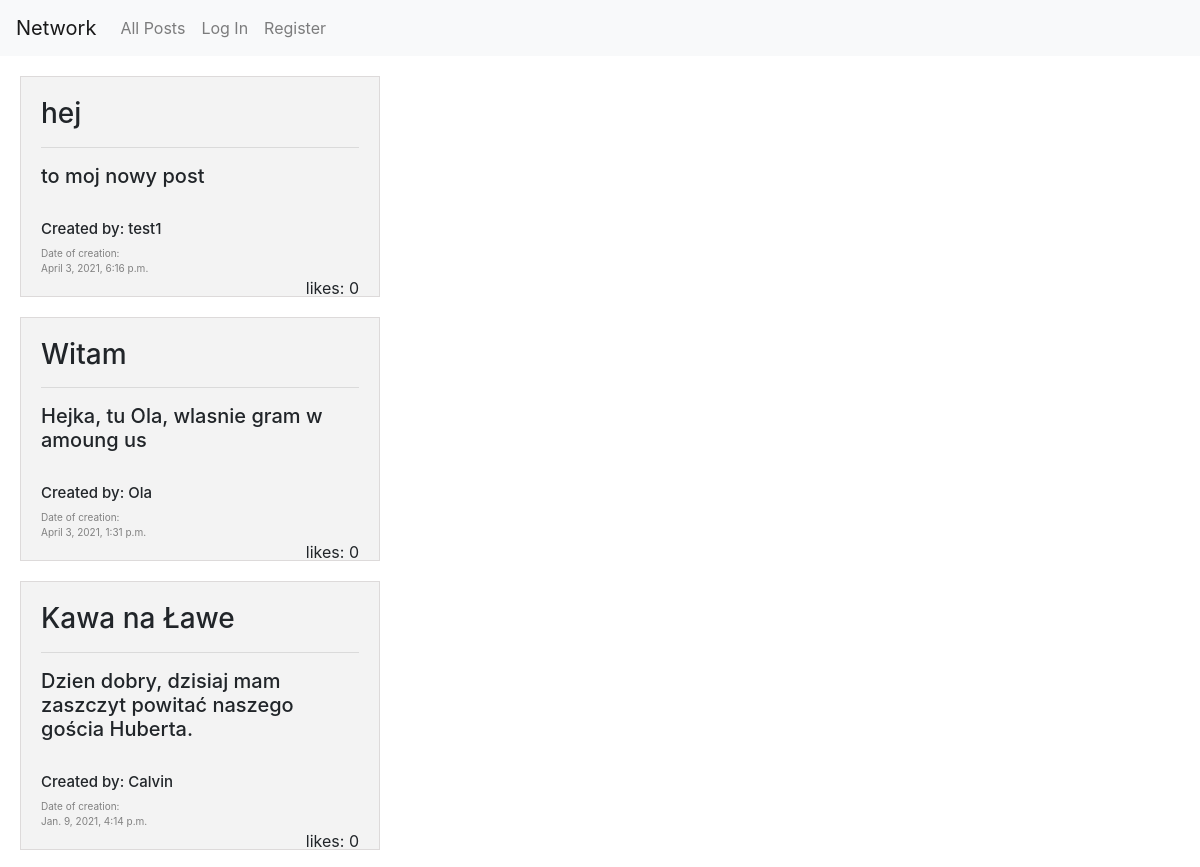
Before: /allPosts (upper part) with the older database file.
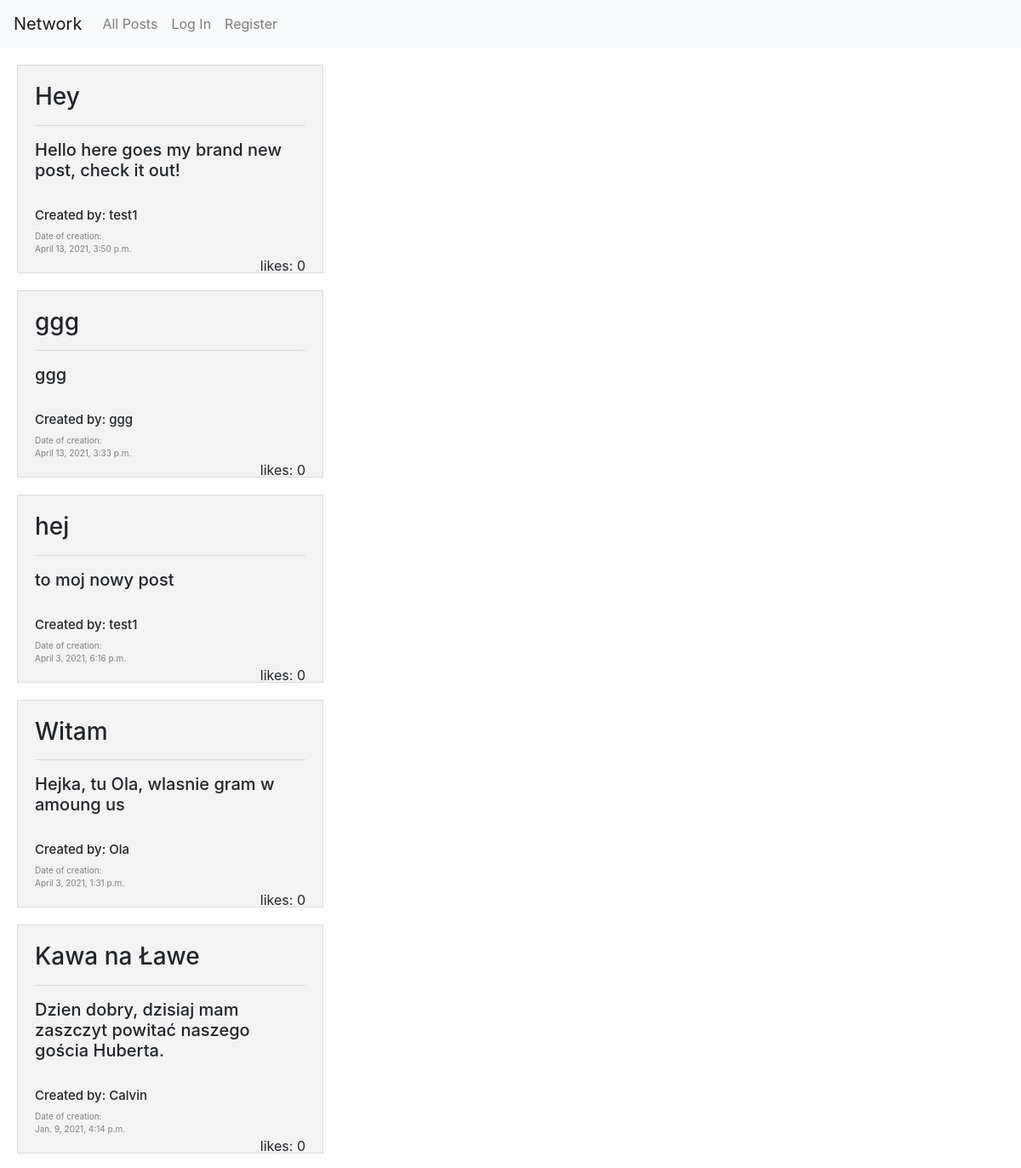
After: the same page with the newer database file.
### network/models.py (models this page shows, shortened)
class Post(models.Model):
    title = models.CharField(max_length=64)
    text = models.TextField()
    likes = models.IntegerField()
    creation_date = models.DateTimeField()
    author = models.ForeignKey(User, on_delete=models.CASCADE, blank=True, related_name="author")

class User(AbstractUser):
    def __str__(self):
        return self.username

### network/views.py (the view)
# urls.py: path("allPosts", views.allPosts, name="allPosts"),
def allPosts(request):
    posts_list = Post.objects.all().order_by('-creation_date')
    paginator = Paginator(posts_list, 10)
    page_number = request.GET.get('page')
    page_obj = paginator.get_page(page_number)
    return render(request, 'network/allposts.html', {'page_obj': page_obj})

### network/templates/network/allposts.html (shortened to what this page needs)
{% extends "network/layout.html" %}
{% load static %}
{% block new_post %}
{% for post in page_obj %}
<div class="post">
    <h3>{{post.title}}</h3>
    <hr>
    <h5>{{post.text}}</h5>
    <br>
    <div class="get-user">
        <h5 style="font-size: 15px;" onclick = "get_profile('{{post.author.id}}')">Created by: {{post.author}}</h5>
    </div>
    <div class="date">
        Date of creation: <br>
        {{post.creation_date}}
    </div>
    <div class="likes">
        likes: {{post.likes}}
    </div>
</div>
{% endfor %}
{% endblock %}

Changed rows visible on the page:
added Post: title "Hey", text "Hello here goes my brand new post, check it out!", author "test1", creation_date "April 13, 2021, 3:50 p.m.", likes "0"
added Post: title "ggg", text "ggg", author "ggg", creation_date "April 13, 2021, 3:33 p.m.", likes "0"
